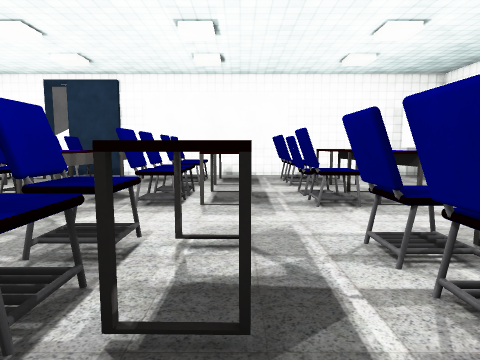
View 1 (above)

16 first-person views from a walk through a 3-D level made in the Unity game engine. The camera is 1.4 m above the floor, tilts 6° down and sees 75° across. The floor is counted in squares, 1 m on a side. Each view is taken from the middle of a square. On the plan, view 1 faces up. The plan holds only what a view shows up to about 14 squares ahead; the rest is blank. The player character is not drawn. Some surface patterns are stand-ins.

View 2
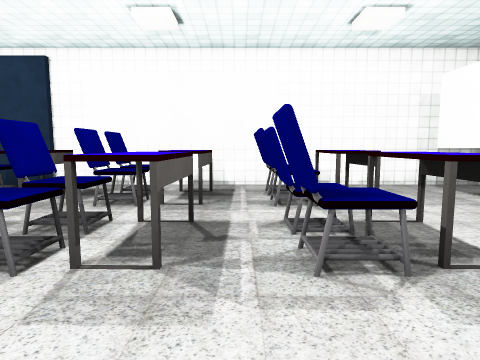

View 3
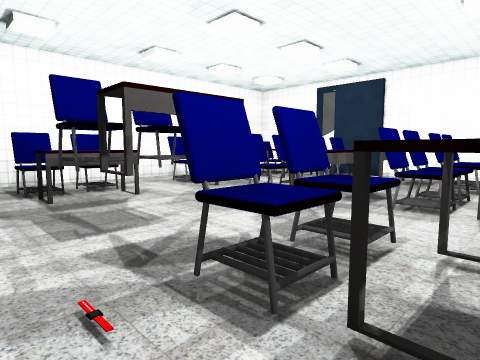

View 4
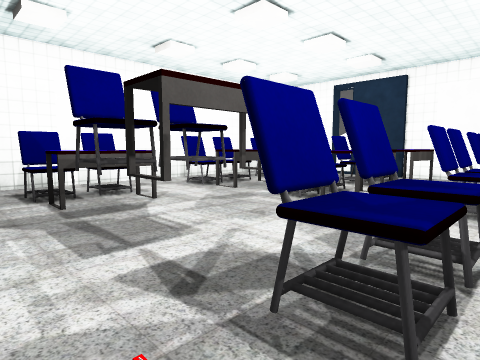

View 5
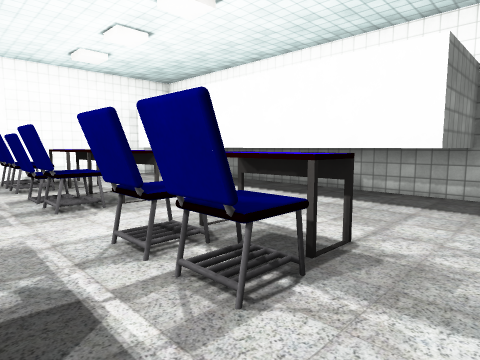

View 6
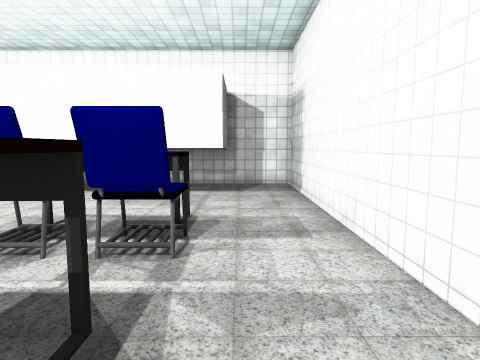

View 7
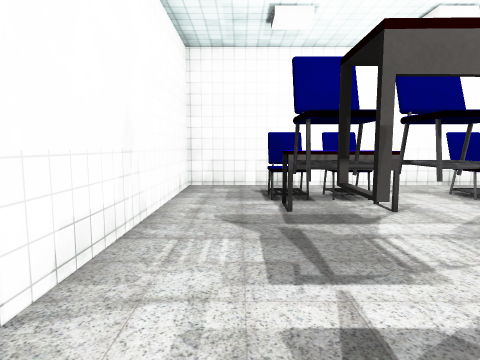

View 8
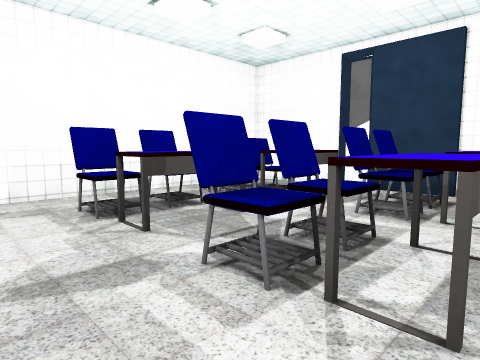

View 9
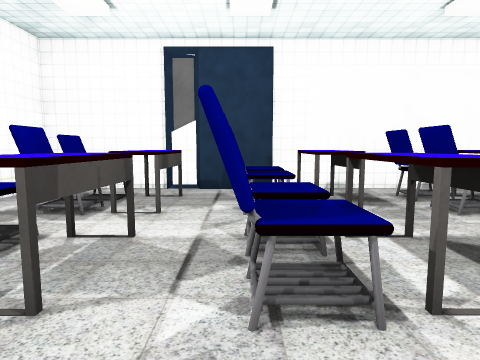

View 10
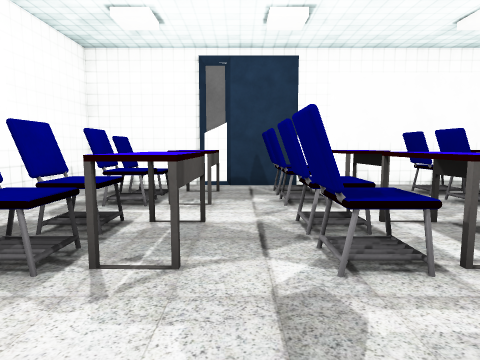

View 11
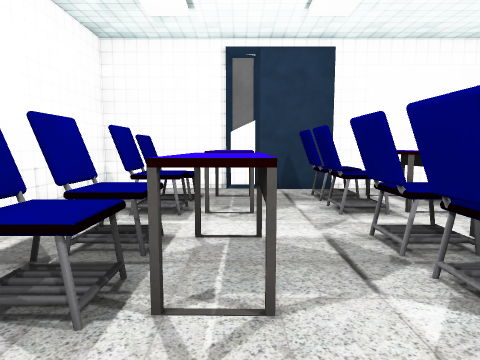

View 12
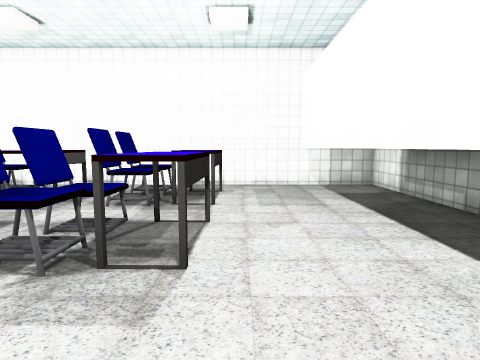

View 13
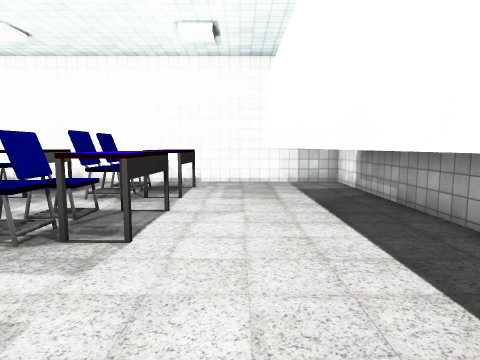

View 14
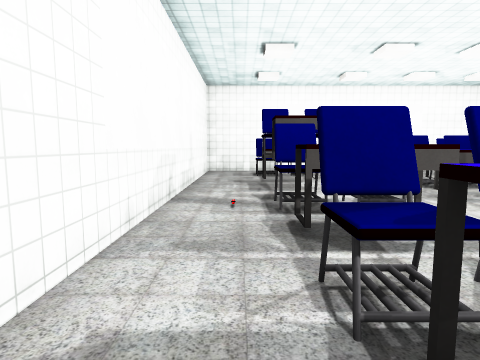

View 15
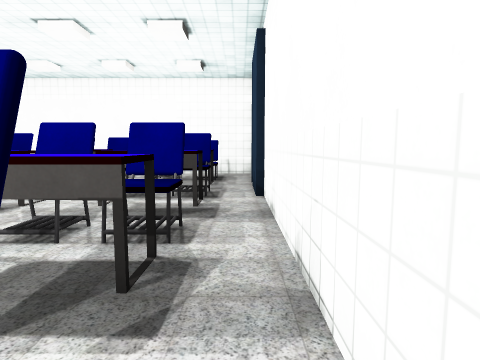

View 16
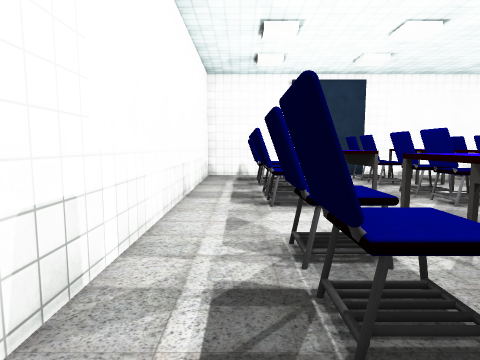

### Floor plan
Key: @ floor where view 1 was taken; # wall or solid block; . floor; T thing the floor can be seen under or through; O other object.
Columns run from 14 left of view 1 to 10 right of it. Each row starts with its distance up from view 1.
 16 #########################
 15 #.......................#
 14 #.OOOO.OOOOOOOO.OOO.....#
 13 #.OOOO.OOOOOOOO.OOO..T  #
 12 #.OOOO.OOOOOOOO.OOO..T
 11 #..O........O...OO...T
 10 #.OOOO.OOO.OOOO.OOO..#
  9 #.OOOO.OOOOOOOO.OOO..#
  8 #.OOOO.OOOOOOOO.OOO..#
  7 #..O...OO...O...OO...#
  6 #....................#
  5 #....................#
  4 #.OOOO.OOO.OOOO.OOO..#
  3 #..OOO.OO..OOOO.OOO..#
  2 #.OOOO.OOO.OOOO.OOO..####
  1 #.......................#
  0 #.............@.........#
 -1 #########################

Where each view was taken, in squares from view 1:
view 1: 0 up, 0 right, facing up
view 2: 4 up, 1 right, facing up
view 3: 0 up, 0 right, facing up-left
view 4: 0 up, 1 left, facing up-left
view 5: 0 up, 0 right, facing up-right
view 6: 1 up, 2 left, facing right
view 7: 1 up, 2 left, facing left
view 8: 5 up, 4 left, facing up-left
view 9: 5 up, 7 left, facing up
view 10: 4 up, 8 left, facing up
view 11: 5 up, 9 left, facing up
view 12: 4 up, 5 right, facing up
view 13: 3 up, 6 right, facing up
view 14: 1 up, 5 right, facing left
view 15: 15 up, 3 right, facing left
view 16: 0 up, 12 left, facing up
